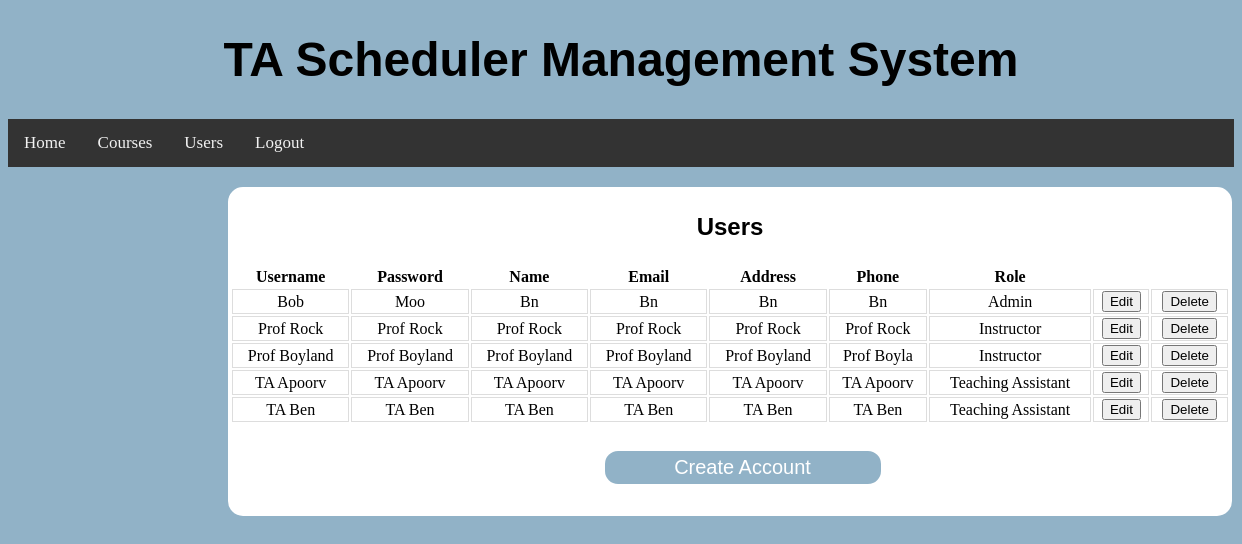
/users/ (signed in), run on the app's committed database.
### BackendWork/models.py (models this page shows, shortened)
class MyUser(models.Model):
    ROLE_CHOICES = (('Teaching Assistant', 'TEACHING_ASSISTANT'), ('Instructor', 'INSTRUCTOR'), ('Admin', 'ADMIN'))
    username = models.CharField(max_length=20, unique=True)
    password = models.CharField(max_length=20)
    name = models.CharField(max_length=20)
    email = models.CharField(max_length=20)
    address = models.CharField(max_length=72)
    phone = models.CharField(max_length=10)
    role = models.CharField(max_length=30, choices=ROLE_CHOICES, default='Teaching Assistant')
    assignedClasses = models.ManyToManyField(ClassList, null=True)

### BackendWork/views.py (the view, shortened to what this page needs)
# urls.py: path("users/", Users.as_view()),
class Users(View):
    def get(self, request):
        m = request.session["role"]
        users = MyUser.objects.all()
        return render(request, "users.html", {'sessionUser': m, 'users': users})

### templates/users.html (shortened to what this page needs)
{% load static %}
<!DOCTYPE html>
<html lang="en">
<head>
    <link rel="stylesheet" type="text/css" href="{% static 'css/users.css' %}"/>
</head>
<div class="navContainer">
    <header class="header">
        <h1><a>TA Scheduler Management System</a></h1>
    </header>
    <div class="navigation">
        <li><a href="/home/">Home</a></li>
        <li><a href="/courses/">Courses</a></li>
        <li><a href="/users/">Users</a></li>
        <li><a href="/">Logout</a></li>
    </div>
</div>
<body>
<div class="container">
    <p class=header>Users</p>
    <div class="containerbox">
        <table>
            <tr>
                <th>Username</th>
                <th>Password</th>
                <th>Name</th>
                <th>Email</th>
                <th>Address</th>
                <th>Phone</th>
                <th>Role</th>
            </tr>
            <tr>
                {% for i in users %}
                     {% if editingUser == i.username %}
                         <form action="" method="post">
                         {% csrf_token %}
                             <td><input name="username" value={{ i.username }} placeholder="{{ i.username }}"></td>
                             <td><input name="password" placeholder="{{ i.password }}"></td>
                             <td><input name="name" placeholder="{{ i.name }}"></td>
                             <td><input name="email" placeholder="{{ i.email }}"></td>
                             <td><input name="address" placeholder="{{ i.address }}"></td>
                             <td><input name="phone" placeholder="{{ i.phone }}"></td>
                             <td><input name="role" placeholder="{{ i.role }}"></td>
                             <td>
                                 <button name="saveUser" value="{{ i.username }}">Save</button>
                         </form>
                         <td>
                             <a href="/users/">
                                 <button>Cancel</button>
                             </a>
                         </td>
                    </td>
                    {% else %}
                         <td>{{ i.username }}</td>
                         <td>{{ i.password }}</td>
                         <td>{{ i.name }}</td>
                         <td>{{ i.email }}</td>
                         <td>{{ i.address }}</td>
                         <td>{{ i.phone }}</td>
                         <td>{{ i.role }}</td>
                         <td>
                             <form action="" method="post">
                                 <button name="editUser" value="{{ i.username }}">Edit</button>
                             </form>
                         </td>
                     {% endif %}
                    <td>
                        <button>Delete</button>
                    </td>
            </tr>
                {% endfor %}
        </table>
    </div>
        <div class="submit-button">
            <a href="../createAccount/"><button name="createAccountSubmit">Create Account</button></a>
        </div>
</div>
</body>
</html>

### TAScheduler/static/css/users.css (style rules this page uses)
html { background: rgb(145, 178, 199); }
.navigation { list-style-type: none; background-color: #333; position: sticky; width: 100%; overflow: auto; }
.navigation li a { float: left; color: #f2f2f2; text-align: center; padding: 14px 16px; text-decoration: none; font-size: 17px; background-color: #333; }
.header { font-family: 'Ubuntu', sans-serif; font-weight: bold; font-size: 24px; text-align: center; }
.th, td { border-bottom: 1px solid #ddd; border-left: 1px solid #ddd; border-top: 1px solid #ddd; border-right: 1px solid #ddd; }
.container { margin-top: 20px; width: 1000px; height: 325px; flex-direction: row; justify-content: center; align-items: center; margin-bottom: 6px; margin-left: 220px; border: 2px solid White; border-radius: 15px; background: white; text-align: center; }
.containerbox { display: grid; width: 1000px; gap: 50px; }
.submit-button { display: flex; flex-direction: column; margin-top: 25px; }
.submit-button button { font-size: 20px; padding: 5px 15px; border: 2px solid; border-radius: 15px; color: white; background: #91B2C7; width: 280px; cursor: pointer; margin-left: 25px; }

### data on the page
MyUser: username "Bob", password "Moo", name "Bn", email "Bn", address "Bn", phone "Bn", role "Admin"
MyUser: username "Prof Rock", password "Prof Rock", name "Prof Rock", email "Prof Rock", address "Prof Rock", phone "Prof Rock", role "Instructor"
MyUser: username "Prof Boyland", password "Prof Boyland", name "Prof Boyland", email "Prof Boyland", address "Prof Boyland", phone "Prof Boyla", role "Instructor"
MyUser: username "TA Apoorv", password "TA Apoorv", name "TA Apoorv", email "TA Apoorv", address "TA Apoorv", phone "TA Apoorv", role "Teaching Assistant"
MyUser: username "TA Ben", password "TA Ben", name "TA Ben", email "TA Ben", address "TA Ben", phone "TA Ben", role "Teaching Assistant"
